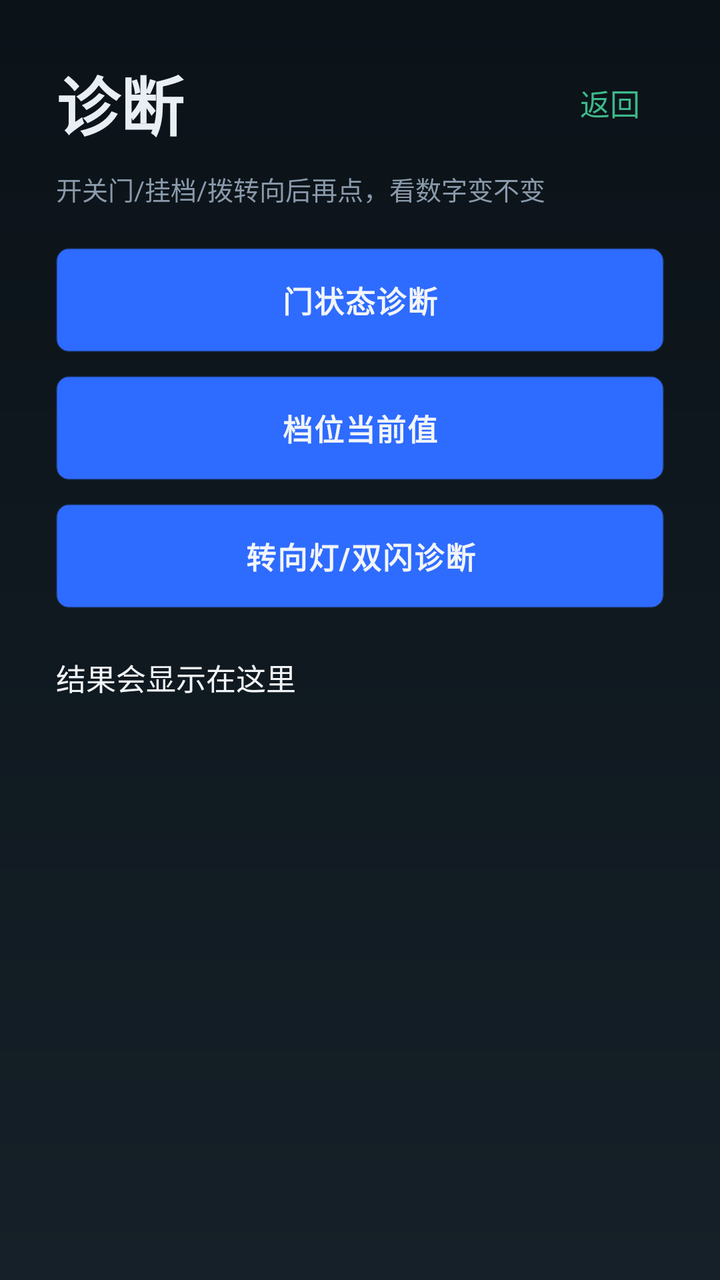
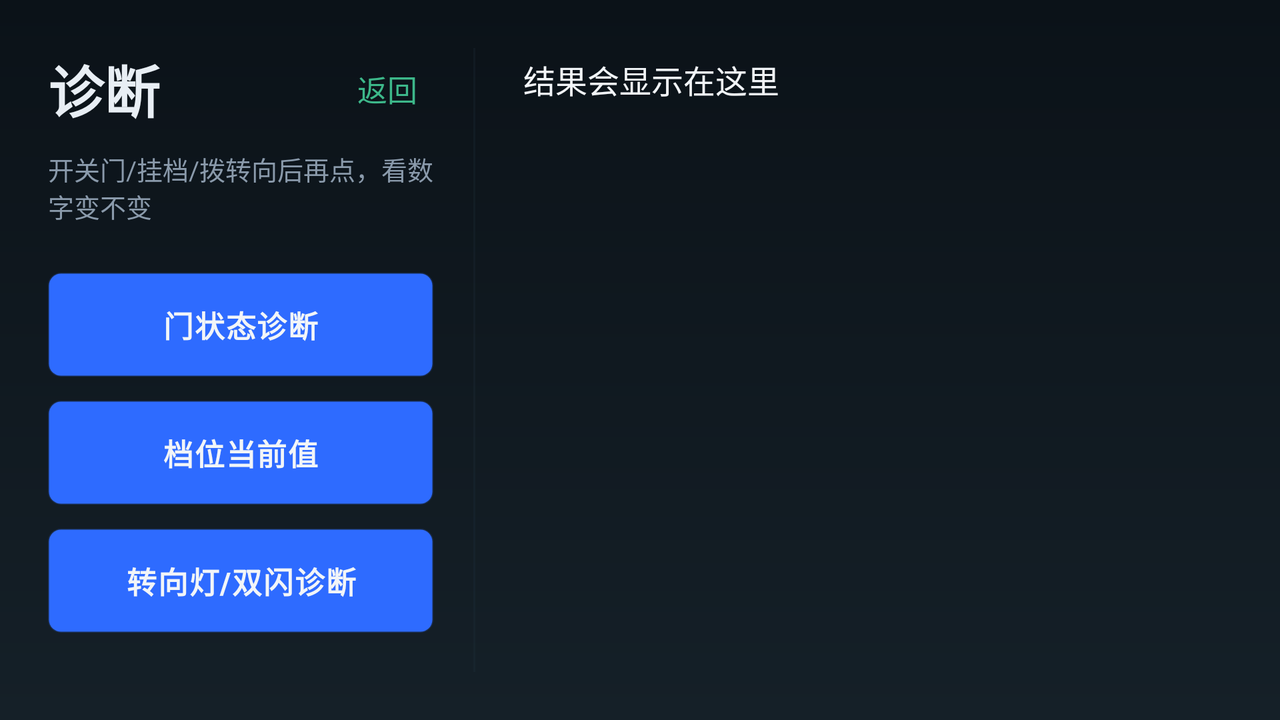

Two renders of one Android screen. The first uses the default layout on a phone; the second uses the alternative layout the repository ships for a different screen configuration, on a matching device. The two XML files are below.
<!-- AndroidManifest.xml: application theme Theme.CarAssistant -->
<!-- res/layout/activity_diag.xml -->
<?xml version="1.0" encoding="utf-8"?>
<LinearLayout xmlns:android="http://schemas.android.com/apk/res/android"
    android:orientation="vertical"
    android:background="@drawable/cv_bg"
    android:paddingLeft="28dp"
    android:paddingTop="28dp"
    android:paddingRight="28dp"
    android:paddingBottom="28dp"
    android:layout_width="match_parent"
    android:layout_height="match_parent">
    <RelativeLayout
        android:layout_width="match_parent"
        android:layout_height="wrap_content">
        <TextView
            android:textSize="32sp"
            android:textStyle="bold"
            android:textColor="@color/cv_brand"
            android:layout_width="wrap_content"
            android:layout_height="wrap_content"
            android:text="@string/diag_title"
            android:layout_alignParentLeft="true"
            android:layout_centerVertical="true"/>
        <TextView
            android:textSize="15sp"
            android:textColor="@color/cv_accent"
            android:id="@+id/backBtn"
            android:padding="12dp"
            android:layout_width="wrap_content"
            android:layout_height="wrap_content"
            android:text="返回"
            android:layout_alignParentRight="true"
            android:layout_centerVertical="true"/>
    </RelativeLayout>
    <TextView
        android:textSize="13sp"
        android:textColor="@color/cv_muted"
        android:layout_width="match_parent"
        android:layout_height="wrap_content"
        android:layout_marginTop="10dp"
        android:text="开关门/挂档/拨转向后再点，看数字变不变"/>
    <Button
        android:textSize="15sp"
        android:textColor="@color/cv_text"
        android:id="@+id/doorDiagBtn"
        android:background="@drawable/cv_btn"
        android:layout_width="match_parent"
        android:layout_height="52dp"
        android:layout_marginTop="20dp"
        android:text="门状态诊断"/>
    <Button
        android:textSize="15sp"
        android:textColor="@color/cv_text"
        android:id="@+id/gearDiagBtn"
        android:background="@drawable/cv_btn"
        android:layout_width="match_parent"
        android:layout_height="52dp"
        android:layout_marginTop="12dp"
        android:text="档位当前值"/>
    <Button
        android:textSize="15sp"
        android:textColor="@color/cv_text"
        android:id="@+id/turnDiagBtn"
        android:background="@drawable/cv_btn"
        android:layout_width="match_parent"
        android:layout_height="52dp"
        android:layout_marginTop="12dp"
        android:text="转向灯/双闪诊断"/>
    <ScrollView
        android:layout_width="match_parent"
        android:layout_height="0dp"
        android:layout_marginTop="20dp"
        android:fillViewport="true"
        android:layout_weight="1">
        <TextView
            android:textSize="15sp"
            android:textColor="@color/cv_text"
            android:id="@+id/diagResult"
            android:paddingTop="4dp"
            android:layout_width="match_parent"
            android:layout_height="wrap_content"
            android:text="结果会显示在这里"
            android:lineSpacingExtra="5dp"
            android:textIsSelectable="true"/>
    </ScrollView>
</LinearLayout>
<!-- resources referenced by this layout -->
<resources>
  <color name="cv_accent">#3db88a</color>
  <color name="cv_brand">#e8eef4</color>
  <color name="cv_muted">#8a9aab</color>
  <color name="cv_text">#f2f5f8</color>
  <!-- drawable cv_bg (drawable) -->
  <?xml version="1.0" encoding="utf-8"?>
  <shape xmlns:android="http://schemas.android.com/apk/res/android" android:shape="rectangle">
      <gradient
          android:startColor="@color/cv_bg_top"
          android:endColor="@color/cv_bg_bottom"
          android:angle="270"
          android:type="linear"/>
  </shape>
  <!-- drawable cv_btn (drawable) -->
  <?xml version="1.0" encoding="utf-8"?>
  <shape xmlns:android="http://schemas.android.com/apk/res/android" android:shape="rectangle">
      <solid android:color="@color/cv_btn"/>
      <corners android:radius="6dp"/>
      <stroke
          android:width="1dp"
          android:color="@color/cv_line"/>
  </shape>
  <string name="diag_title">诊断</string>
  <color name="cv_bg_top">#0b1218</color>
  <color name="cv_bg_bottom">#152028</color>
  <color name="cv_btn">#1e2c38</color>
  <color name="cv_line">#33243a48</color>
  <color name="brand_primary">#2E6BFF</color>
  <color name="brand_primary_dark">#1E54E5</color>
  <color name="brand_accent">#00C2A8</color>
  <color name="bg_page">#F5F7FB</color>
  <color name="bg_card">#FFFFFF</color>
  <color name="text_primary">#1A1F36</color>
  <color name="danger">#FF4D4F</color>
  <color name="text_secondary">#5A6273</color>
  <style name="Widget.CarAssistant.Button" parent="Widget.MaterialComponents.Button">
          <item name="android:textColor">#FFFFFF</item>
          <item name="backgroundTint">@color/brand_primary</item>
          <item name="cornerRadius">24dp</item>
          <item name="android:minHeight">48dp</item>
          <item name="android:textSize">14sp</item>
          <item name="android:textStyle">bold</item>
          <item name="android:letterSpacing">0.04</item>
          <item name="elevation">2dp</item>
      </style>
  <style name="ThemeOverlay.CarAssistant.Dialog" parent="ThemeOverlay.MaterialComponents.Dialog.Alert">
          <item name="android:windowBackground">@drawable/bg_dialog</item>
          <item name="android:windowMinWidthMinor">85%</item>
          <item name="android:windowMinWidthMajor">65%</item>
          <item name="colorPrimary">@color/brand_primary</item>
          <item name="colorSecondary">@color/brand_primary</item>
          <item name="buttonBarPositiveButtonStyle">@style/Widget.CarAssistant.DialogButton.Positive</item>
          <item name="buttonBarNegativeButtonStyle">@style/Widget.CarAssistant.DialogButton.Negative</item>
      </style>
  <!-- drawable bg_dialog (drawable) -->
  <?xml version="1.0" encoding="utf-8"?>
  <shape xmlns:android="http://schemas.android.com/apk/res/android"
      android:shape="rectangle">
      <solid android:color="@color/dialog_bg"/>
      <corners android:radius="@dimen/dialog_corner"/>
  </shape>
  <style name="Widget.CarAssistant.DialogButton.Negative" parent="Widget.MaterialComponents.Button.TextButton.Dialog">
          <item name="android:textColor">@color/text_secondary</item>
          <item name="backgroundTint">@color/stroke_card</item>
          <item name="cornerRadius">22dp</item>
          <item name="android:minHeight">44dp</item>
          <item name="android:minWidth">88dp</item>
          <item name="android:paddingStart">18dp</item>
          <item name="android:paddingEnd">18dp</item>
          <item name="android:textSize">14sp</item>
          <item name="android:textStyle">bold</item>
          <item name="elevation">0dp</item>
      </style>
  <color name="dialog_bg">#FFFFFF</color>
  <dimen name="dialog_corner">24dp</dimen>
  <color name="stroke_card">#F0F2F7</color>
  <!-- some entries are left out for length -->
</resources>
<!-- res/layout-land/activity_diag.xml (the repository's variant of the layout above) -->
<!-- drawn on the phone turned sideways -->
<?xml version="1.0" encoding="utf-8"?>
<LinearLayout xmlns:android="http://schemas.android.com/apk/res/android"
    android:orientation="horizontal"
    android:background="@drawable/cv_bg"
    android:padding="24dp"
    android:layout_width="match_parent"
    android:layout_height="match_parent">
    <LinearLayout
        android:orientation="vertical"
        android:paddingRight="20dp"
        android:layout_width="0dp"
        android:layout_height="match_parent"
        android:layout_weight="0.36">
        <RelativeLayout
            android:layout_width="match_parent"
            android:layout_height="wrap_content">
            <TextView
                android:textSize="28sp"
                android:textStyle="bold"
                android:textColor="@color/cv_brand"
                android:layout_width="wrap_content"
                android:layout_height="wrap_content"
                android:text="@string/diag_title"
                android:layout_alignParentLeft="true"
                android:layout_centerVertical="true"/>
            <TextView
                android:textSize="15sp"
                android:textColor="@color/cv_accent"
                android:id="@+id/backBtn"
                android:padding="8dp"
                android:layout_width="wrap_content"
                android:layout_height="wrap_content"
                android:text="返回"
                android:layout_alignParentRight="true"
                android:layout_centerVertical="true"/>
        </RelativeLayout>
        <TextView
            android:textSize="13sp"
            android:textColor="@color/cv_muted"
            android:layout_width="match_parent"
            android:layout_height="wrap_content"
            android:layout_marginTop="10dp"
            android:text="开关门/挂档/拨转向后再点，看数字变不变"/>
        <Button
            android:textSize="15sp"
            android:textColor="@color/cv_text"
            android:id="@+id/doorDiagBtn"
            android:background="@drawable/cv_btn"
            android:layout_width="match_parent"
            android:layout_height="52dp"
            android:layout_marginTop="24dp"
            android:text="门状态诊断"/>
        <Button
            android:textSize="15sp"
            android:textColor="@color/cv_text"
            android:id="@+id/gearDiagBtn"
            android:background="@drawable/cv_btn"
            android:layout_width="match_parent"
            android:layout_height="52dp"
            android:layout_marginTop="12dp"
            android:text="档位当前值"/>
        <Button
            android:textSize="15sp"
            android:textColor="@color/cv_text"
            android:id="@+id/turnDiagBtn"
            android:background="@drawable/cv_btn"
            android:layout_width="match_parent"
            android:layout_height="52dp"
            android:layout_marginTop="12dp"
            android:text="转向灯/双闪诊断"/>
    </LinearLayout>
    <View
        android:background="@color/cv_line"
        android:layout_width="1dp"
        android:layout_height="match_parent"/>
    <ScrollView
        android:paddingLeft="24dp"
        android:layout_width="0dp"
        android:layout_height="match_parent"
        android:fillViewport="true"
        android:layout_weight="0.64">
        <TextView
            android:textSize="16sp"
            android:textColor="@color/cv_text"
            android:id="@+id/diagResult"
            android:paddingTop="4dp"
            android:layout_width="match_parent"
            android:layout_height="wrap_content"
            android:text="结果会显示在这里"
            android:lineSpacingExtra="5dp"
            android:textIsSelectable="true"/>
    </ScrollView>
</LinearLayout>
<!-- resources referenced by the variant -->
<!-- as the phone turned sideways resolves them -->
<resources>
  <color name="cv_accent">#3db88a</color>
  <color name="cv_brand">#e8eef4</color>
  <color name="cv_line">#33243a48</color>
  <color name="cv_muted">#8a9aab</color>
  <color name="cv_text">#f2f5f8</color>
  <!-- drawable cv_bg (drawable) -->
  <?xml version="1.0" encoding="utf-8"?>
  <shape xmlns:android="http://schemas.android.com/apk/res/android" android:shape="rectangle">
      <gradient
          android:startColor="@color/cv_bg_top"
          android:endColor="@color/cv_bg_bottom"
          android:angle="270"
          android:type="linear"/>
  </shape>
  <!-- drawable cv_btn (drawable) -->
  <?xml version="1.0" encoding="utf-8"?>
  <shape xmlns:android="http://schemas.android.com/apk/res/android" android:shape="rectangle">
      <solid android:color="@color/cv_btn"/>
      <corners android:radius="6dp"/>
      <stroke
          android:width="1dp"
          android:color="@color/cv_line"/>
  </shape>
  <string name="diag_title">诊断</string>
  <color name="cv_bg_top">#0b1218</color>
  <color name="cv_bg_bottom">#152028</color>
  <color name="cv_btn">#1e2c38</color>
  <color name="brand_primary">#2E6BFF</color>
  <color name="brand_primary_dark">#1E54E5</color>
  <color name="brand_accent">#00C2A8</color>
  <color name="bg_page">#F5F7FB</color>
  <color name="bg_card">#FFFFFF</color>
  <color name="text_primary">#1A1F36</color>
  <color name="danger">#FF4D4F</color>
  <color name="text_secondary">#5A6273</color>
  <style name="Widget.CarAssistant.Button" parent="Widget.MaterialComponents.Button">
          <item name="android:textColor">#FFFFFF</item>
          <item name="backgroundTint">@color/brand_primary</item>
          <item name="cornerRadius">24dp</item>
          <item name="android:minHeight">48dp</item>
          <item name="android:textSize">14sp</item>
          <item name="android:textStyle">bold</item>
          <item name="android:letterSpacing">0.04</item>
          <item name="elevation">2dp</item>
      </style>
  <style name="ThemeOverlay.CarAssistant.Dialog" parent="ThemeOverlay.MaterialComponents.Dialog.Alert">
          <item name="android:windowBackground">@drawable/bg_dialog</item>
          <item name="android:windowMinWidthMinor">85%</item>
          <item name="android:windowMinWidthMajor">65%</item>
          <item name="colorPrimary">@color/brand_primary</item>
          <item name="colorSecondary">@color/brand_primary</item>
          <item name="buttonBarPositiveButtonStyle">@style/Widget.CarAssistant.DialogButton.Positive</item>
          <item name="buttonBarNegativeButtonStyle">@style/Widget.CarAssistant.DialogButton.Negative</item>
      </style>
  <!-- drawable bg_dialog (drawable) -->
  <?xml version="1.0" encoding="utf-8"?>
  <shape xmlns:android="http://schemas.android.com/apk/res/android"
      android:shape="rectangle">
      <solid android:color="@color/dialog_bg"/>
      <corners android:radius="@dimen/dialog_corner"/>
  </shape>
  <style name="Widget.CarAssistant.DialogButton.Negative" parent="Widget.MaterialComponents.Button.TextButton.Dialog">
          <item name="android:textColor">@color/text_secondary</item>
          <item name="backgroundTint">@color/stroke_card</item>
          <item name="cornerRadius">22dp</item>
          <item name="android:minHeight">44dp</item>
          <item name="android:minWidth">88dp</item>
          <item name="android:paddingStart">18dp</item>
          <item name="android:paddingEnd">18dp</item>
          <item name="android:textSize">14sp</item>
          <item name="android:textStyle">bold</item>
          <item name="elevation">0dp</item>
      </style>
  <color name="dialog_bg">#FFFFFF</color>
  <dimen name="dialog_corner">24dp</dimen>
  <color name="stroke_card">#F0F2F7</color>
  <!-- some entries are left out for length -->
</resources>
